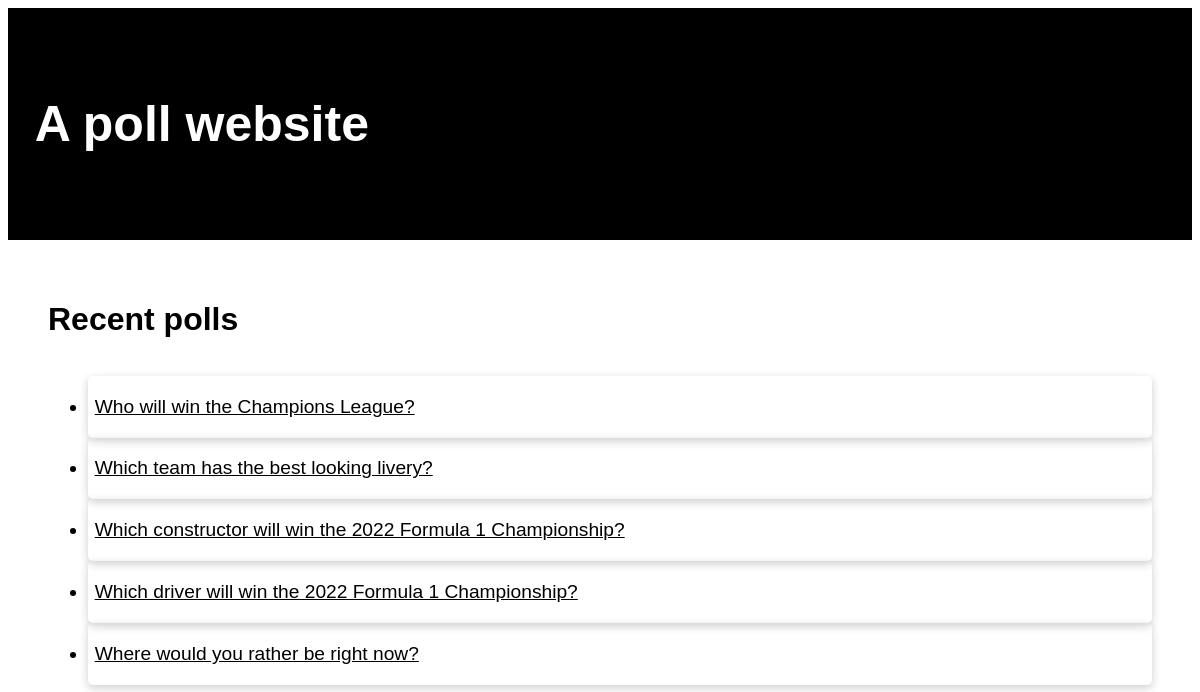
Screenshot of /polls/ with the database file from the repository.
### polls/models.py (models this page shows, shortened)
class Question(models.Model):
    question_text = models.CharField(max_length=200)
    pub_date = models.DateTimeField('date published')
    question_category = models.CharField(max_length=50, blank=True, default='')

### polls/views.py (the view)
# urls.py: path('', views.IndexView.as_view(), name='index'),
class IndexView(generic.ListView):
    template_name= 'polls/index.html'
    context_object_name = 'latest_question_list'
    def get_queryset(self):
        return Question.objects.annotate(number_of_choices=Count('choice')).filter(
            number_of_choices__gte=2
            ).filter(
            pub_date__lte=timezone.now()
            ).order_by('-pub_date')[:5]

### polls/templates/polls/index.html
<html>
  {% load static %}
  <link
    rel="stylesheet"
    type="text/css"
    href="{% static 'polls/style.css' %}"
  />
  <head> </head>
  <body>
    <div class="header">
      <h1>A poll website</h1>
    </div>
    <div class="container">
      <h1>Recent polls</h1>
      {% if latest_question_list %}
      <ul>
        {% for question in latest_question_list %}
        <div class="card">
          <li>
            <a href="{% url 'polls:detail' question.id %}"
              >{{ question.question_text }}</a
            >
          </li>
        </div>
        {% endfor %}
      </ul>
      {% else %}
      <p>No polls are available.</p>
      {% endif %}
    </div>
  </body>
</html>

### polls/static/polls/style.css (style rules this page uses)
.header { padding-top: 40pt; padding-bottom: 40pt; text-align: start; background: black; color: white; font-size: 30px; padding-left: 20pt; }
.header h1 { font-size: 50px; }
body { font-family: Arial, Helvetica, sans-serif; }
li { padding: 5pt; font-size: larger; }
li a { color: black; border-radius: 5px; }
h1 { font-size: xx-large; font-weight: bold; }
.container { display: flex; flex-direction: column; padding: 30pt; }
.card { box-shadow: 0px 3px 10px 0px rgba(0, 0, 0, 0.2); transition: 0.1s; border-radius: 5px; padding-top: 10pt; padding-bottom: 10pt; }
:root { --form-control-color: rgb(172, 96, 73); }
*, *:before, *:after { box-sizing: border-box; }

### rows the page displays
Question: question_text "Who will win the Champions League?"
Question: question_text "Which team has the best looking livery?"
Question: question_text "Which constructor will win the 2022 Formula 1 Championship?"
Question: question_text "Which driver will win the 2022 Formula 1 Championship?"
Question: question_text "Where would you rather be right now?"
